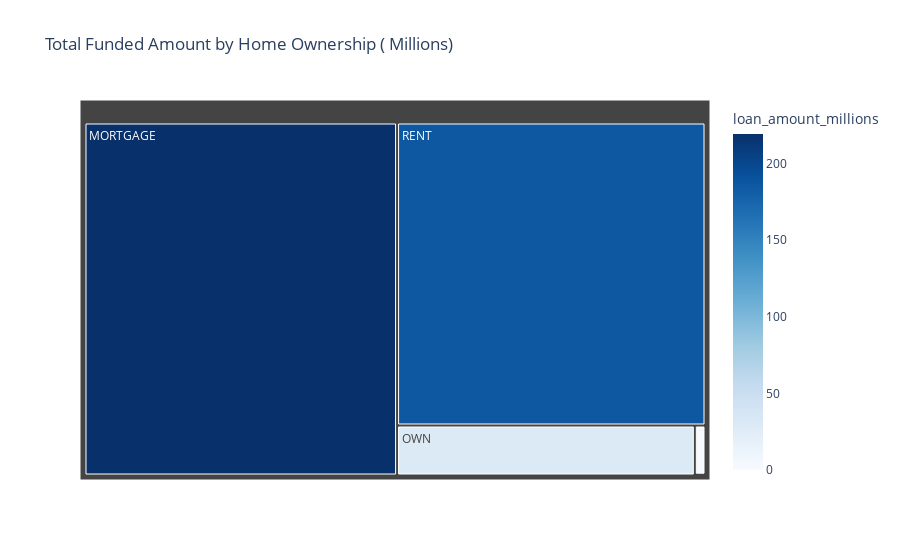

The code cell stored with this chart in its notebook:
### Markdown cell above
### Home owner ship by Total funded amoun

### Code cell
home_funding =df.groupby('home_ownership') ['loan_amount'].sum().reset_index()
home_funding['loan_amount_millions']=home_funding['loan_amount']/1000000

fig =px.treemap(
    home_funding,
    path=['home_ownership'],
    values="loan_amount_millions",
    color='loan_amount_millions',
    color_continuous_scale='Blues',
    title='Total Funded Amount by Home Ownership ( Millions)'
)
fig.show()

### Figure 1 — Plotly figure (JSON) as saved in the notebook; plotly's stock layout.template omitted (floating-point values rounded to 4 significant figures)
{"data": [{"branchvalues": "total", "customdata": [[219.3], [0.0168], [1.045], [29.6], [185.8]], "domain": {"x": [0, 1], "y": [0, 1]}, "hovertemplate": "labels=%{label}<br>loan_amount_millions_sum=%{value}<br>parent=%{parent}<br>id=%{id}<br>loan_amount_millions=%{color}<extra></extra>", "ids": ["MORTGAGE", "NONE", "OTHER", "OWN", "RENT"], "labels": ["MORTGAGE", "NONE", "OTHER", "OWN", "RENT"], "marker": {"coloraxis": "coloraxis", "colors": [219.3, 0.0168, 1.045, 29.6, 185.8]}, "name": "", "parents": ["", "", "", "", ""], "type": "treemap", "values": [219.3, 0.0168, 1.045, 29.6, 185.8]}], "layout": {"coloraxis": {"colorbar": {"title": {"text": "loan_amount_millions"}}, "colorscale": [[0, "rgb(247,251,255)"], [0.125, "rgb(222,235,247)"], [0.25, "rgb(198,219,239)"], [0.375, "rgb(158,202,225)"], [0.5, "rgb(107,174,214)"], [0.625, "rgb(66,146,198)"], [0.75, "rgb(33,113,181)"], [0.875, "rgb(8,81,156)"], [1, "rgb(8,48,107)"]]}, "legend": {"tracegroupgap": 0}, "title": {"text": "Total Funded Amount by Home Ownership ( Millions)"}}}
